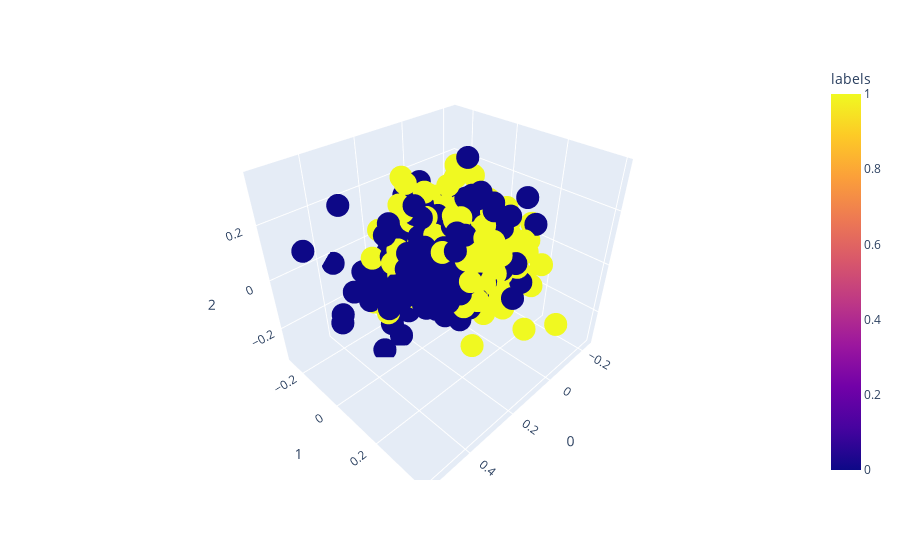

Here is the notebook cell this chart was saved with:
### Markdown cell above
PCA Projection

### Code cell
X = data
pca = decomposition.PCA(n_components=3)
pca.fit(X)
X = pca.transform(X)

df = pd.DataFrame(X)
df['labels'] = labels

fig = px.scatter_3d(df, x=0, y=1, z=2,
              color='labels')
fig.show()

### Figure 1 — Plotly figure (JSON) as saved in the notebook; plotly's stock layout.template omitted (floating-point values rounded to 4 significant figures; data arrays with more than 128 entries replaced by an {"elided": "..."} marker saying what was removed)
{"data": [{"hovertemplate": "0=%{x}<br>1=%{y}<br>2=%{z}<br>labels=%{marker.color}<extra></extra>", "legendgroup": "", "marker": {"color": {"elided": "3000 int values"}, "coloraxis": "coloraxis", "symbol": "circle"}, "mode": "markers", "name": "", "scene": "scene", "showlegend": false, "type": "scatter3d", "x": {"elided": "3000 float values"}, "y": {"elided": "3000 float values"}, "z": {"elided": "3000 float values"}}], "layout": {"coloraxis": {"colorbar": {"title": {"text": "labels"}}, "colorscale": [[0, "#0d0887"], [0.1111, "#46039f"], [0.2222, "#7201a8"], [0.3333, "#9c179e"], [0.4444, "#bd3786"], [0.5556, "#d8576b"], [0.6667, "#ed7953"], [0.7778, "#fb9f3a"], [0.8889, "#fdca26"], [1, "#f0f921"]]}, "legend": {"tracegroupgap": 0}, "margin": {"t": 60}, "scene": {"domain": {"x": [0, 1], "y": [0, 1]}, "xaxis": {"title": {"text": "0"}}, "yaxis": {"title": {"text": "1"}}, "zaxis": {"title": {"text": "2"}}}}}
